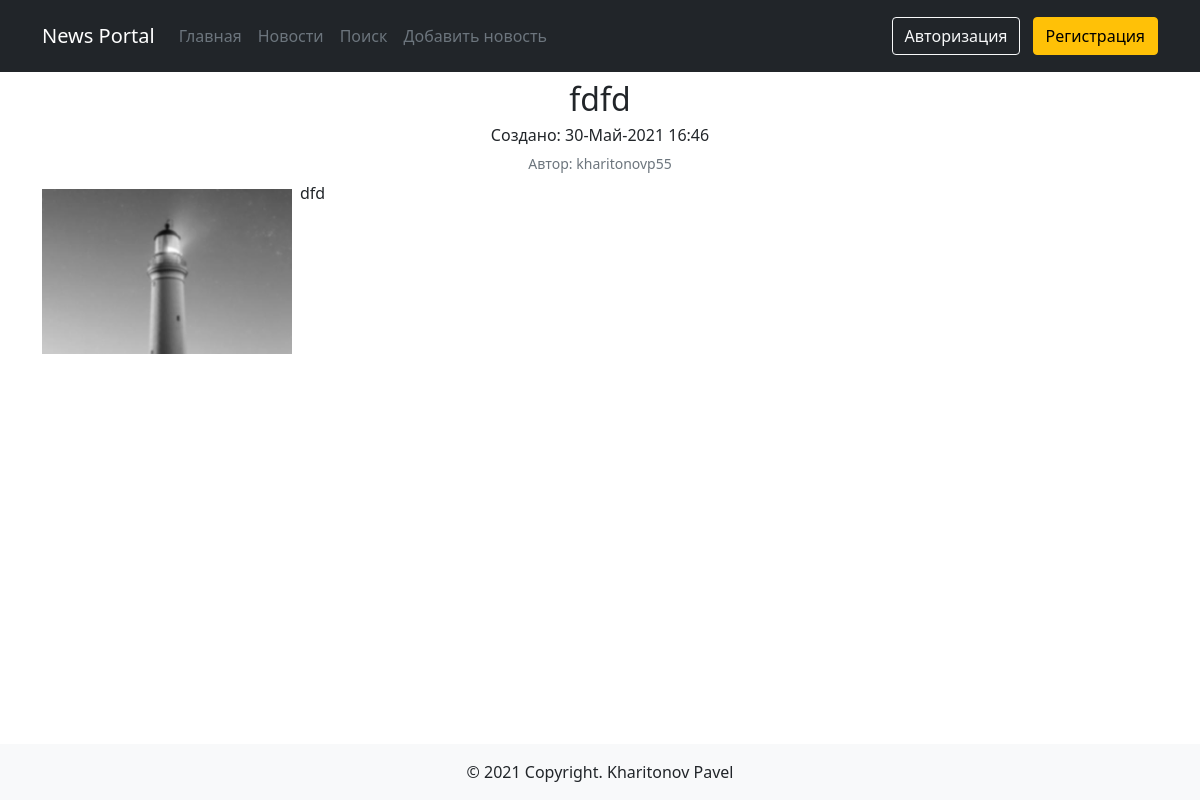
Screenshot of /news/10 with the database file from the repository.
### news/models.py (models this page shows, shortened)
class Post(models.Model):
    ARTICLE = 'AR'
    NEWS = 'NS'
    POST_CHOICES = (
        (ARTICLE, 'Статья'),
        (NEWS, 'Новость'),
    )
    author = models.ForeignKey(Author, on_delete=models.CASCADE, verbose_name='Имя автора')
    type_post = models.CharField(max_length=2, choices=POST_CHOICES,
                                 default=ARTICLE, verbose_name='Тип')
    created_at = models.DateTimeField(auto_now_add=True, verbose_name='Дата создания')
    category = models.ManyToManyField(Category, through='PostCategory', verbose_name='Категория')
    title = models.CharField(max_length=255, verbose_name='Заголовок')
    content = models.TextField(verbose_name='Контент')
    rating = models.IntegerField(default=0, verbose_name='Рейтинг')
    class Meta:
        verbose_name = 'Новость'
        verbose_name_plural = 'Новости'

class Author(models.Model):
    user = models.OneToOneField(User, on_delete=models.CASCADE, verbose_name='Имя')
    rating = models.IntegerField(default=0, verbose_name='Рейтинг')
    def __str__(self):
        return f'{self.user}'
    class Meta:
        verbose_name = 'Автор'
        verbose_name_plural = 'Авторы'

### news/views.py (the view)
# urls.py: path('<int:pk>', PostDetailView.as_view(), name='post'),
class PostDetailView(DetailView):
    model = Post
    template_name = 'news/post.html'
    context_object_name = 'post'
    def get_context_data(self, **kwargs):
        context = super().get_context_data(**kwargs)
        context['is_not_author'] = not self.request.user.groups.filter(name='authors').exists()
        context['post_author'] = str(Post.objects.get(pk=self.kwargs.get('pk')).author.user)
        return context

### news/templatetags/custom_tags.py (called while the page is built)
@register.filter(name='censor')
def censor(value):
    words = ['дурак', 'сука']
    for word in words:
        if word in value:
            value = value.replace(word, '***')
    return str(value)

### news/templates/news/post.html (shortened to what this page needs)
{% extends 'default.html' %}
{% load custom_tags %}
{% block content %}
  <h2 class="text-center mt-2">{{ post.title|censor }}</h2>
  <h6 class="text-center">Создано: {{ post.created_at|date:'d-M-Y H:i'  }}</h6>
  <h6 class="text-center"><small class="text-muted">Автор: {{ post.author }}</small></h6>
  <p><img src="/media/photo.jpg" class="me-2 mb-2 mt-2" alt="{{ post.title|censor }}" style="max-width:250px;float:left;">{{ post.content|censor}}</p>
{% endblock content %}

### rows the page displays
Post: title|censor "fdfd", created_at "30-Май-2021 16:46", author "kharitonovp55", content|censor "dfd"
